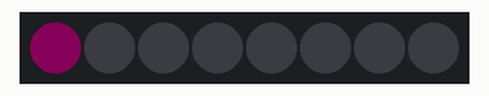
The sketch below on a simulated Arduino Uno, built with avr-gcc and run on an emulated ATmega328P. Shown: 8 RGB LEDs in strip order, left to right. Dim RGB values are drawn brighter than linear; random numbers use the default seed unless the sketch sets one.

Above: at 0.01 s.
At 4.86 s:
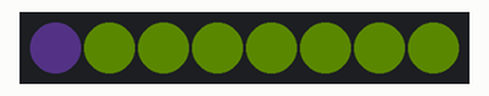
At 9.86 s:
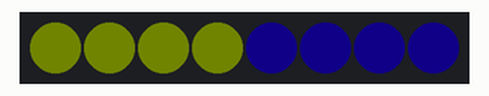
At 19.87 s:
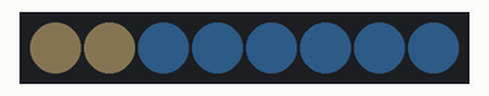
At 29.87 s:
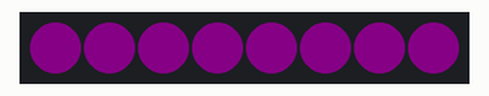
At 39.88 s:
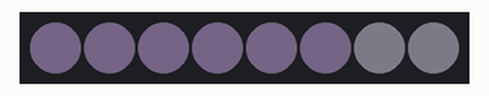
Timing chart, 0 to 40.0 s (numbered marks = the images above):
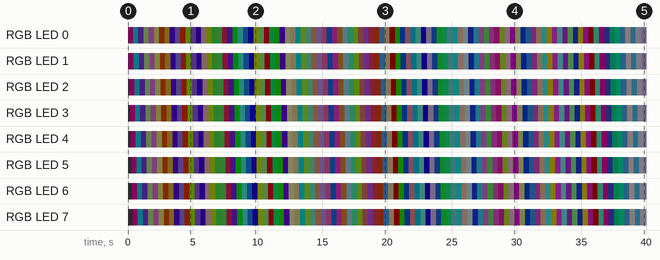

Measured:
- by itself, RGB LED 0: off → RGB(9, 0, 6) at 0.00 s, → RGB(1, 7, 8) 0.40 s later, → RGB(4, 2, 8) 0.40 s later, → RGB(4, 5, 3) 0.40 s later, … (99 changes in this stretch)
- by itself, RGB LED 1: off → RGB(9, 0, 6) at 0.05 s, → RGB(1, 7, 8) 0.40 s later, → RGB(4, 2, 8) 0.40 s later, → RGB(4, 5, 3) 0.40 s later, … (99 changes in this stretch)

The sketch:

09g_Neopixel_losowy_kolor.ino
```cpp
#include <Adafruit_NeoPixel.h>
#define PIN 6 // Podłączenie do pin 6
#define NUM 8 // Ile diod ma nasz pasek
// Stworzenie instancji o nazwie pixels
Adafruit_NeoPixel pixels=Adafruit_NeoPixel(NUM,PIN,NEO_GRB+NEO_KHZ800);

void setup() {
  //Inicjalizacja biblioteki
  pixels.begin();
  //Ustawienie jasnosci na 10
  pixels.setBrightness(10);
}

void loop() {
  int red = random(0, 255);
  int green = random (0, 255);
  int blue = random (0, 255);
  for (int i=0; i<NUM; i++){
    pixels.setPixelColor(i, red, green, blue);
    pixels.show();
    delay(50);
  }
}
```
